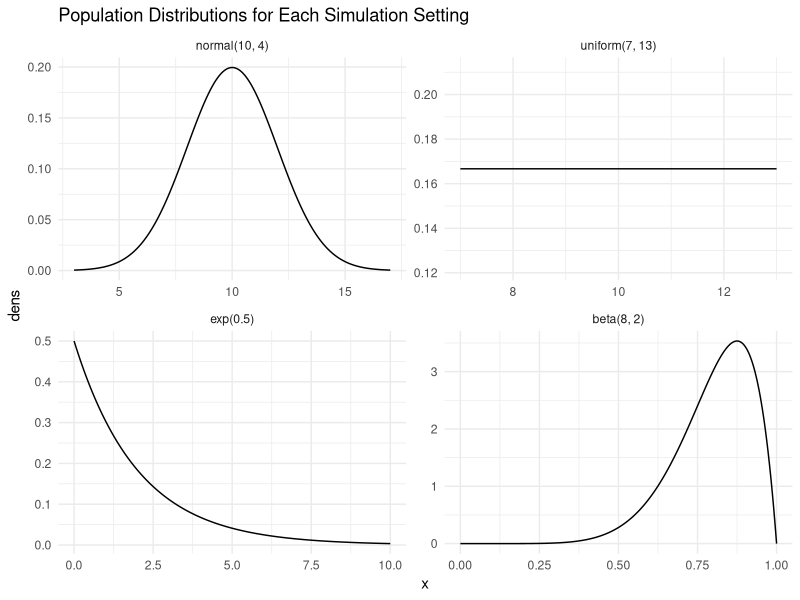
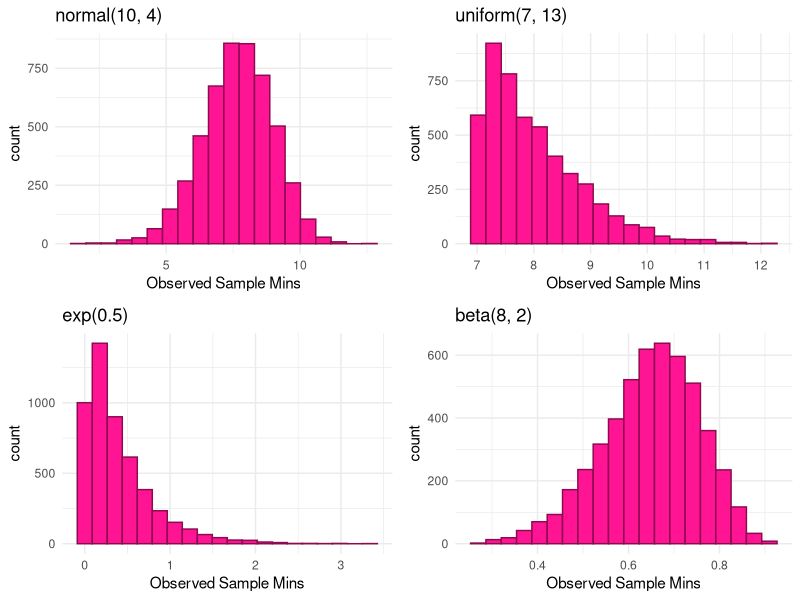
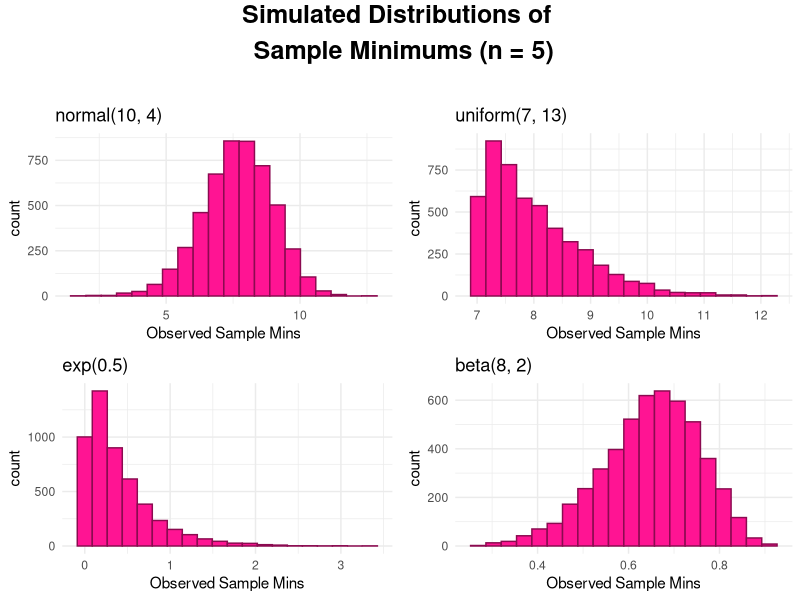
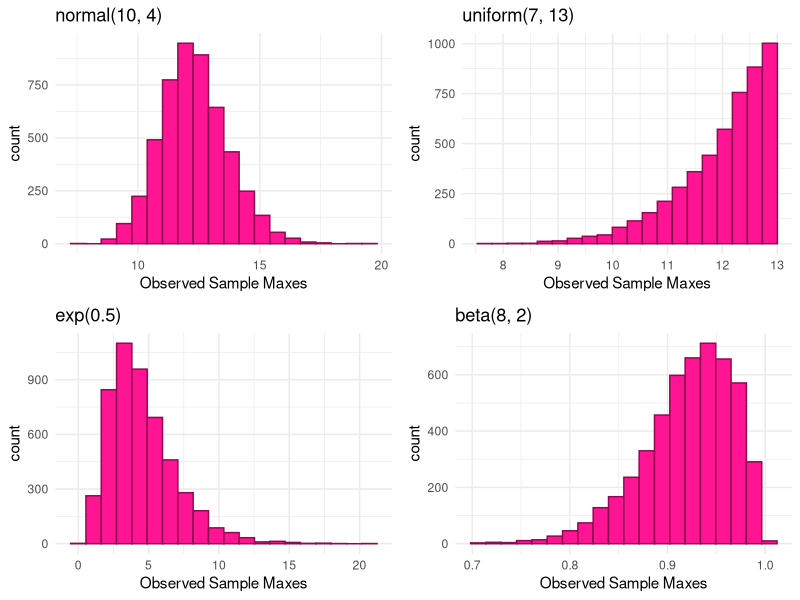
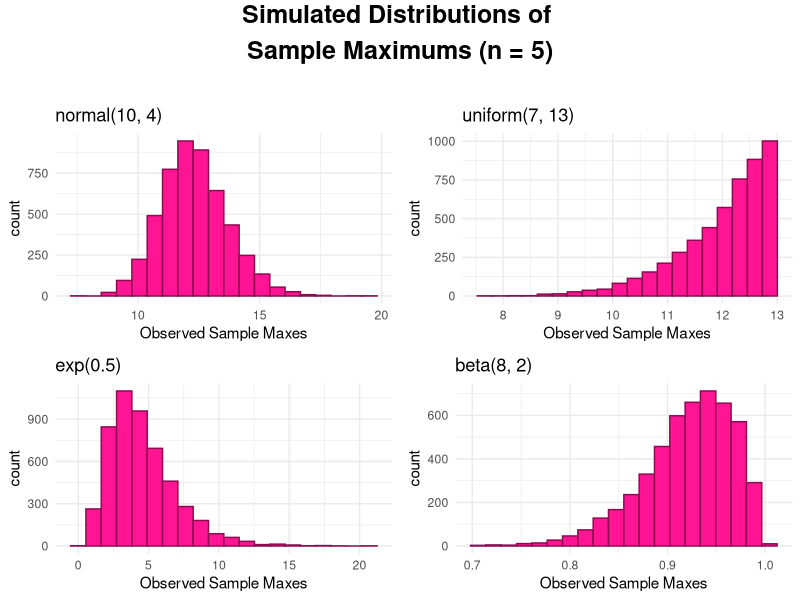
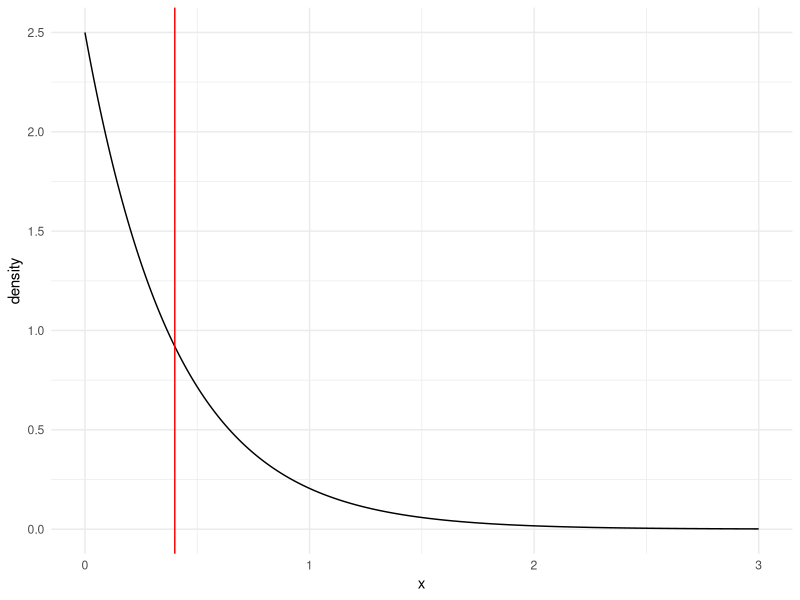
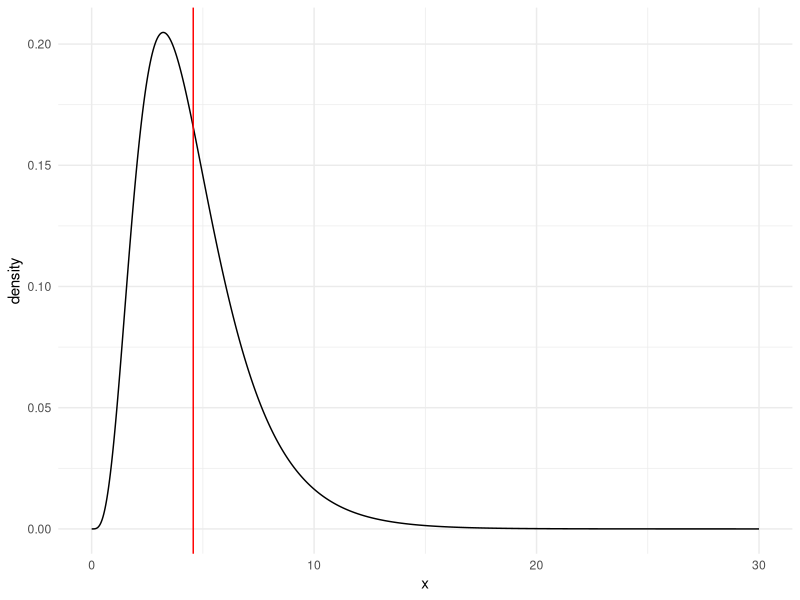

Here is the R script that generated these plots, in order:
## ---- chunk 1
library(tidyverse)
library(gridExtra)
library(grid)
## ---- chunk 2

norm_df <- tibble(x = seq(3, 17, length.out = 1000),
                  dens = dnorm(x, mean = 10, sd = 2),
                  pop = "normal(10, 4)")
unif_df <- tibble(x = seq(7, 13, length.out = 1000),
                  dens = dunif(x, 7, 13),
                  pop = "uniform(7, 13)")
exp_df <- tibble(x = seq(0, 10, length.out = 1000),
                 dens = dexp(x, 0.5),
                 pop = "exp(0.5)")
beta_df <- tibble(x = seq(0, 1, length.out = 1000),
                  dens = dbeta(x, 8, 2),
                  pop = "beta(8, 2)")

pop_plot <- bind_rows(norm_df, unif_df, exp_df, beta_df) |>
  mutate(pop = fct_relevel(pop, c("normal(10, 4)", "uniform(7, 13)",
                                  "exp(0.5)", "beta(8, 2)")))

ggplot(data = pop_plot, aes(x = x, y = dens)) +
  geom_line() +
  theme_minimal() +
  facet_wrap(~ pop, nrow = 2, scales = "free") +
  labs(title = "Population Distributions for Each Simulation Setting")
## ---- chunk 3
n <- 5            # sample size
mu <- 10          # population mean
sigma <- 2        # population standard deviation

generate_samp_min_norm <- function(mu, sigma, n) {
  
  single_sample <- rnorm(n, mu, sigma)
  sample_min <- min(single_sample)
  
  return(sample_min)
}

nsim <- 5000      # number of simulations

## code to map through the function. 
## the \(i) syntax says to just repeat the generate_samp_min function
## nsim times
mins <- map_dbl(1:nsim, \(i) generate_samp_min_norm(mu = mu, sigma = sigma, n = n))

## each number represents the sample mean from __one__ sample.
norm_mins_df <- tibble(mins)

norm_mins_plot <- ggplot(data = norm_mins_df, aes(x = mins)) +
  geom_histogram(colour = "deeppink4", fill = "deeppink1", bins = 20) +
  theme_minimal() +
  labs(x = "Observed Sample Mins",
       title = "normal(10, 4)")

norm_mins_summ <- norm_mins_df |>
  summarise(mean_samp_dist = mean(mins),
            var_samp_dist = var(mins),
            sd_samp_dist = sd(mins))

## ---- chunk 4
n <- 5            # sample size
mu <- 10          # population mean
sigma <- 2        # population standard deviation

generate_samp_max_norm <- function(mu, sigma, n) {
  
  single_sample <- rnorm(n, mu, sigma)
  sample_max <- max(single_sample)
  
  return(sample_max)
}

nsim <- 5000      # number of simulations

## code to map through the function. 
## the \(i) syntax says to just repeat the generate_samp_min function
## nsim times
maxes <- map_dbl(1:nsim, \(i) generate_samp_max_norm(mu = mu, sigma = sigma, n = n))

## each number represents the sample mean from __one__ sample.
norm_maxes_df <- tibble(maxes)

norm_maxes_plot <- ggplot(data = norm_maxes_df, aes(x = maxes)) +
  geom_histogram(colour = "deeppink4", fill = "deeppink1", bins = 20) +
  theme_minimal() +
  labs(x = "Observed Sample Maxes",
       title = "normal(10, 4)")

norm_maxes_summ <- norm_maxes_df |>
  summarise(mean_samp_dist = mean(maxes),
            var_samp_dist = var(maxes),
            sd_samp_dist = sd(maxes))

## ---- chunk 5
n <- 5            # sample size
theta1 <- 7          
theta2 <- 13    

generate_samp_min_unif <- function(theta1, theta2, n) {
  
  single_sample <- runif(n, theta1, theta2)
  sample_min <- min(single_sample)
  
  return(sample_min)
}

nsim <- 5000      # number of simulations

## code to map through the function. 
## the \(i) syntax says to just repeat the generate_samp_min function
## nsim times
mins <- map_dbl(1:nsim, \(i) generate_samp_min_unif(theta1 = theta1, theta2 = theta2, n = n))

## each number represents the sample mean from __one__ sample.
unif_mins_df <- tibble(mins)

unif_mins_plot <- ggplot(data = unif_mins_df, aes(x = mins)) +
  geom_histogram(colour = "deeppink4", fill = "deeppink1", bins = 20) +
  theme_minimal() +
  labs(x = "Observed Sample Mins",
       title = "uniform(7, 13)")

unif_mins_summ <- unif_mins_df |>
  summarise(mean_samp_dist = mean(mins),
            var_samp_dist = var(mins),
            sd_samp_dist = sd(mins))

## ---- chunk 6
n <- 5            # sample size
theta1 <- 7         
theta2 <- 13        

generate_samp_max_unif <- function(theta1, theta2, n) {
  
  single_sample <- runif(n, theta1, theta2)
  sample_max <- max(single_sample)
  
  return(sample_max)
}

nsim <- 5000      # number of simulations

## code to map through the function. 
## the \(i) syntax says to just repeat the generate_samp_min function
## nsim times
maxes <- map_dbl(1:nsim, \(i) generate_samp_max_unif(theta1 = theta1, theta2 = theta2, n = n))

## each number represents the sample mean from __one__ sample.
unif_maxes_df <- tibble(maxes)

unif_maxes_plot <- ggplot(data = unif_maxes_df, aes(x = maxes)) +
  geom_histogram(colour = "deeppink4", fill = "deeppink1", bins = 20) +
  theme_minimal() +
  labs(x = "Observed Sample Maxes",
       title = "uniform(7, 13)")

unif_maxes_summ <- unif_maxes_df |>
  summarise(mean_samp_dist = mean(maxes),
            var_samp_dist = var(maxes),
            sd_samp_dist = sd(maxes))

## ---- chunk 7
n <- 5       # sample size
lambda <- 0.5
mu <- 1 / lambda   # population mean
sigma <- sqrt(1 / lambda ^ 2)  # population standard deviation

generate_samp_min_exp <- function(lambda, n) {
  
  single_sample <- rexp(n, lambda)
  sample_min <- min(single_sample)
  
  return(sample_min)
}

nsim <- 5000      # number of simulations

## code to map through the function. 
## the \(i) syntax says to just repeat the generate_samp_min function
## nsim times
mins <- map_dbl(1:nsim, \(i) generate_samp_min_exp(lambda = lambda, n = n))

## each number represents the sample mean from __one__ sample.
exp_mins_df <- tibble(mins)

exp_mins_plot <- ggplot(data = exp_mins_df, aes(x = mins)) +
  geom_histogram(colour = "deeppink4", fill = "deeppink1", bins = 20) +
  theme_minimal() +
  labs(x = "Observed Sample Mins",
       title = "exp(0.5)")

exp_mins_summ <- exp_mins_df |>
  summarise(mean_samp_dist = mean(mins),
            var_samp_dist = var(mins),
            sd_samp_dist = sd(mins))
## ---- chunk 8
n <- 5       # sample size
lambda <- 0.5
mu <- 1 / lambda   # population mean
sigma <- sqrt(1 / lambda ^ 2)  # population standard deviation

generate_samp_max_exp <- function(lambda, n) {
  
  single_sample <- rexp(n, lambda)
  sample_max <- max(single_sample)
  
  return(sample_max)
}

nsim <- 5000      # number of simulations

## code to map through the function. 
## the \(i) syntax says to just repeat the generate_samp_min function
## nsim times
maxes <- map_dbl(1:nsim, \(i) generate_samp_max_exp(lambda = lambda, n = n))

## each number represents the sample mean from __one__ sample.
exp_maxes_df <- tibble(maxes)

exp_maxes_plot <- ggplot(data = exp_maxes_df, aes(x = maxes)) +
  geom_histogram(colour = "deeppink4", fill = "deeppink1", bins = 20) +
  theme_minimal() +
  labs(x = "Observed Sample Maxes",
       title = "exp(0.5)")

exp_maxes_summ <- exp_maxes_df |>
  summarise(mean_samp_dist = mean(maxes),
            var_samp_dist = var(maxes),
            sd_samp_dist = sd(maxes))

## ---- chunk 9
n <- 5       # sample size
alpha <- 8
beta <- 2

generate_samp_min_beta <- function(alpha, beta, n) {
  
  single_sample <- rbeta(n, alpha, beta)
  sample_min <- min(single_sample)
  
  return(sample_min)
}

nsim <- 5000      # number of simulations

## code to map through the function. 
## the \(i) syntax says to just repeat the generate_samp_min function
## nsim times
mins <- map_dbl(1:nsim, \(i) generate_samp_min_beta(alpha = alpha, beta = beta, n = n))

## each number represents the sample mean from __one__ sample.
beta_mins_df <- tibble(mins)

beta_mins_plot <- ggplot(data = beta_mins_df, aes(x = mins)) +
  geom_histogram(colour = "deeppink4", fill = "deeppink1", bins = 20) +
  theme_minimal() +
  labs(x = "Observed Sample Mins",
       title = "beta(8, 2)")

beta_mins_summ <- beta_mins_df |>
  summarise(mean_samp_dist = mean(mins),
            var_samp_dist = var(mins),
            sd_samp_dist = sd(mins))
## ---- chunk 10
n <- 5       # sample size
alpha <- 8
beta <- 2

generate_samp_max_beta <- function(alpha, beta, n) {
  
  single_sample <- rbeta(n, alpha, beta)
  sample_max <- max(single_sample)
  
  return(sample_max)
}

nsim <- 5000      # number of simulations

## code to map through the function. 
## the \(i) syntax says to just repeat the generate_samp_min function
## nsim times
maxes <- map_dbl(1:nsim, \(i) generate_samp_max_beta(alpha = alpha, beta = beta, n = n))

## each number represents the sample mean from __one__ sample.
beta_maxes_df <- tibble(maxes)

beta_maxes_plot <- ggplot(data = beta_maxes_df, aes(x = maxes)) +
  geom_histogram(colour = "deeppink4", fill = "deeppink1", bins = 20) +
  theme_minimal() +
  labs(x = "Observed Sample Maxes",
       title = "beta(8, 2)")

beta_maxes_summ <- beta_maxes_df |>
  summarise(mean_samp_dist = mean(maxes),
            var_samp_dist = var(maxes),
            sd_samp_dist = sd(maxes))

## ---- chunk 11
grid_mins <- grid.arrange(norm_mins_plot, unif_mins_plot, exp_mins_plot, beta_mins_plot, ncol = 2)
## ---- chunk 12
grid.newpage() # Open a new page
grid.draw(arrangeGrob(grid_mins, top = textGrob("Simulated Distributions of \n Sample Minimums (n = 5)\n", 
                                           gp = gpar(fontsize = 18, fontface = "bold"))))
## ---- chunk 13
grid_maxes <- grid.arrange(norm_maxes_plot, unif_maxes_plot, exp_maxes_plot, beta_maxes_plot, ncol = 2)
## ---- chunk 14
grid.newpage() # Open a new page
grid.draw(arrangeGrob(grid_maxes, top = textGrob("Simulated Distributions of \n Sample Maximums (n = 5) \n",
                                           gp = gpar(fontsize = 18, fontface = "bold"))))
## ---- chunk 15
n <- 5
## CHANGE 0 and 3 to represent where you want your graph to start and end
## on the x-axis
x <- seq(0, 3, length.out = 1000)
## CHANGE to be the pdf you calculated. Note that, as of now, 
## this is not a proper density (it does not integrate to 1).
density <- 0.5 * n * exp(-(1/2) * x * n)


## put into tibble and plot
samp_min_df <- tibble(x, density)
ggplot(data = samp_min_df, aes(x = x, y = density)) +
  geom_line() +
  geom_vline(xintercept = 0.4, colour = "red") + 
  theme_minimal()
## ---- chunk 16
n <- 5
## CHANGE 0 and 3 to represent where you want your graph to start and end
## on the x-axis
x <- seq(0, 30, length.out = 1000)
## CHANGE to be the pdf you calculated. Note that, as of now, 
## this is not a proper density (it does not integrate to 1).
density <- n * (1 - exp(-0.5*x))^(n-1) * 0.5 * exp(-0.5*x)


## put into tibble and plot
samp_min_df <- tibble(x, density)
ggplot(data = samp_min_df, aes(x = x, y = density)) +
  geom_line() +
  geom_vline(xintercept = 4.567, colour = "red") +
  theme_minimal()
